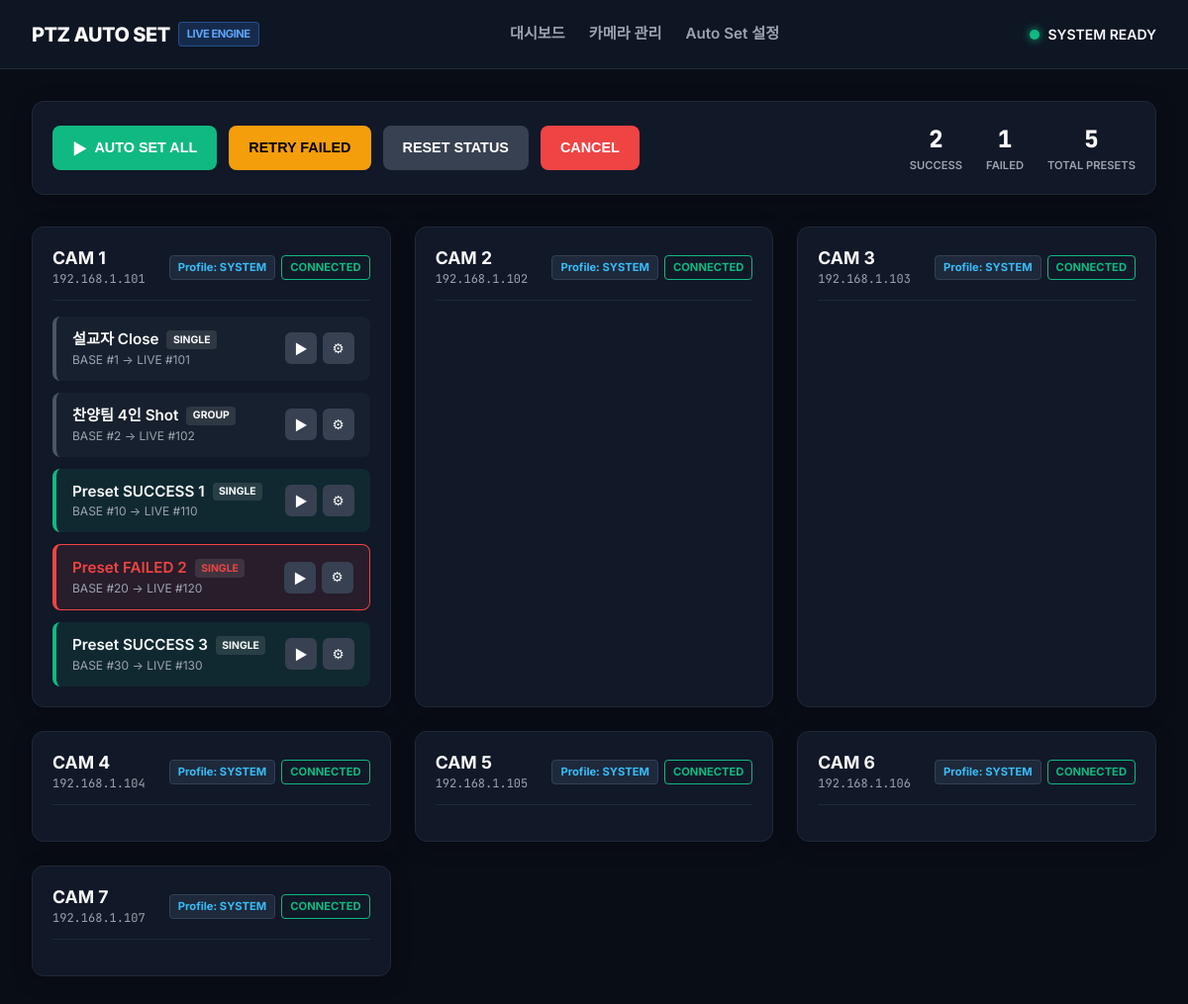
The page / on the database its author committed.
### tables this page shows
CREATE TABLE cameras (
        id INTEGER PRIMARY KEY AUTOINCREMENT,
        name TEXT NOT NULL,
        ip_address TEXT NOT NULL,
        visca_port INTEGER DEFAULT 52381,
        visca_protocol TEXT DEFAULT 'UDP',
        rtsp_url TEXT NOT NULL,
        enabled BOOLEAN DEFAULT 1,
        connection_status TEXT DEFAULT 'DISCONNECTED',
        created_at DATETIME DEFAULT CURRENT_TIMESTAMP,
        updated_at DATETIME DEFAULT CURRENT_TIMESTAMP
    , rtsp_username TEXT, rtsp_password TEXT);

CREATE TABLE presets (
        id INTEGER PRIMARY KEY AUTOINCREMENT,
        camera_id INTEGER NOT NULL,
        name TEXT NOT NULL,
        description TEXT,
        
        base_preset_no INTEGER NOT NULL,
        live_preset_no INTEGER NOT NULL,
        auto_set_enabled BOOLEAN DEFAULT 1,
        
        target_mode TEXT DEFAULT 'SINGLE',
        vertical_metric TEXT DEFAULT 'EYE_Y',
        scale_metric TEXT DEFAULT 'PERSON_HEIGHT',
        person_count_policy TEXT DEFAULT 'FLEXIBLE',
        
        expected_person_count INTEGER NULL,
        minimum_person_count INTEGER NULL,
        maximum_person_count INTEGER NULL,
        
        roi_x1 REAL DEFAULT 0.0,
        roi_y1 REAL DEFAULT 0.0,
        roi_x2 REAL DEFAULT 1.0,
        roi_y2 REAL DEFAULT 1.0,
        
        target_x REAL DEFAULT 0.5,
        target_y REAL DEFAULT 0.3,
        target_scale REAL DEFAULT 0.6,
        
        pan_limit REAL DEFAULT 5.0,
        tilt_limit REAL DEFAULT 4.0,
        zoom_limit REAL DEFAULT 10.0,
        
        detection_confidence REAL DEFAULT 0.6,
        stable_frames INTEGER DEFAULT 10,
        timeout_sec INTEGER DEFAULT 15,
        
        sort_order INTEGER DEFAULT 0,
        
        last_auto_set_status TEXT DEFAULT 'READY',
        last_auto_set_time DATETIME,
        last_error TEXT,
        
        created_at DATETIME DEFAULT CURRENT_TIMESTAMP,
        updated_at DATETIME DEFAULT CURRENT_TIMESTAMP,
        
        FOREIGN KEY (camera_id) REFERENCES cameras(id) ON DELETE CASCADE,
        UNIQUE(camera_id, base_preset_no),
        UNIQUE(camera_id, live_preset_no)
    );

### app/routes/dashboard.py (the view)
@router.get("/")
def render_dashboard(request: Request):
    conn = get_db_connection()
    cursor = conn.cursor()
    cursor.execute("SELECT * FROM cameras ORDER BY id ASC")
    cameras = [dict(r) for r in cursor.fetchall()]
    cursor.execute("SELECT p.*, c.name as camera_name FROM presets p JOIN cameras c ON p.camera_id = c.id ORDER BY c.id ASC, p.sort_order ASC")
    presets = [dict(r) for r in cursor.fetchall()]
    conn.close()
    for c in cameras:
        c["rtsp_url_masked"] = camera_health_service.mask_rtsp_url(c["rtsp_url"])
        eff = autoset_settings_service.get_effective_settings(c["id"])
        c["profile_scope"] = eff.scope_resolved
    for p in presets:
        eff_p = autoset_settings_service.get_effective_settings(p["camera_id"], p["id"])
        p["profile_scope"] = eff_p.scope_resolved
    return templates.TemplateResponse(
        "dashboard.html",
        {"request": request, "cameras": cameras, "presets": presets, "app_name": settings.APP_NAME}
    )

### app/templates/dashboard.html (shortened to what this page needs)
{% extends "base.html" %}
{% block content %}
<div class="dashboard-container">
    <div class="toolbar-panel card">
        <div class="action-buttons">
            <button class="btn btn-success btn-lg" onclick="triggerAutoSetAll()">
                <span class="icon">▶</span> AUTO SET ALL
            </button>
            <button class="btn btn-warning btn-lg" onclick="triggerRetryFailed()">
                RETRY FAILED
            </button>
            <button class="btn btn-secondary btn-lg" onclick="resetUIStatus()">
                RESET STATUS
            </button>
            <button class="btn btn-danger btn-lg" onclick="triggerCancel()">
                CANCEL
            </button>
        </div>
        <div class="summary-counters">
            <div class="counter-item success">
                <span class="count-val" id="successCount">0</span>
                <span class="count-label">SUCCESS</span>
            </div>
            <div class="counter-item failed">
                <span class="count-val" id="failedCount">0</span>
                <span class="count-label">FAILED</span>
            </div>
            <div class="counter-item ready">
                <span class="count-val" id="totalCount">{{ presets|length }}</span>
                <span class="count-label">TOTAL PRESETS</span>
            </div>
        </div>
    </div>
    <div class="cameras-grid">
        {% for camera in cameras %}
        <div class="camera-card card" id="cameraCard-{{ camera.id }}">
            <div class="camera-card-header">
                <div style="display: flex; flex-direction: column; gap: 2px;">
                    <h3 class="camera-name" style="margin: 0; line-height: 1.2;">{{ camera.name }}</h3>
                    <span class="camera-ip" style="font-size: 0.75rem;">{{ camera.ip_address }}</span>
                </div>
                <div style="display: flex; align-items: center; gap: 6px; flex-wrap: wrap; justify-content: flex-end;">
                    <span class="badge" style="background: #1e293b; color: #38bdf8; border: 1px solid #334155; font-size: 0.7rem;">Profile: {{ camera.profile_scope }}</span>
                    <span class="badge badge-outline" id="camStatusBadge-{{ camera.id }}">CONNECTED</span>
                </div>
            </div>
            <div class="preset-list">
                {% for preset in presets %}
                {% if preset.camera_id == camera.id %}
                <div class="preset-item status-{{ preset.last_auto_set_status|lower }}" id="presetItem-{{ preset.id }}">
                    <div class="preset-info">
                        <div class="preset-title">
                            <span class="preset-name">{{ preset.name }}</span>
                            <span class="preset-mode-tag">{{ preset.target_mode }}</span>
                        </div>
                        <div class="preset-meta">
                            <span>BASE #{{ preset.base_preset_no }}</span> → <span>LIVE #{{ preset.live_preset_no
                                }}</span>
                        </div>
                    </div>
                    <div class="preset-actions">
                        <button class="btn-icon btn-run" title="개별 AutoSet"
                            onclick="triggerSinglePreset({{ preset.id }})">▶</button>
                        <a href="/roi-editor/{{ preset.id }}" class="btn-icon btn-edit" title="ROI 및 Target 설정">⚙</a>
                    </div>
                </div>
                {% endif %}
                {% endfor %}
            </div>
        </div>
        {% endfor %}
    </div>
</div>
{% endblock %}

### app/templates/base.html (shortened to what this page needs)
<!DOCTYPE html>
<html lang="ko">
<head>
    <link rel="stylesheet" href="/static/css/app.css">
</head>
<body>
    <div class="app-layout">
        <header class="app-header">
            <div class="brand">
                <h1>PTZ AUTO SET <span class="badge badge-primary">LIVE ENGINE</span></h1>
            </div>
            <nav class="nav-links">
                <a href="/" class="nav-link">대시보드</a>
                <a href="/cameras" class="nav-link">카메라 관리</a>
                <a href="/settings/auto-set" class="nav-link">Auto Set 설정</a>
            </nav>
            <div class="system-status" id="systemStatus">
                <span class="status-indicator ready"></span>
                <span class="status-text">SYSTEM READY</span>
            </div>
        </header>
        <main class="app-content">
            {% block content %}{% endblock %}
        </main>
    </div>
</body>
</html>

### rows shown on the page
cameras: name "CAM 1", ip_address "192.168.1.101", profile_scope "SYSTEM"
presets: name "설교자 Close", target_mode "SINGLE", base_preset_no "1", live_preset_no "101"
presets: name "찬양팀 4인 Shot", target_mode "GROUP", base_preset_no "2", live_preset_no "102"
presets: name "Preset SUCCESS 1", target_mode "SINGLE", base_preset_no "10", live_preset_no "110"
presets: name "Preset FAILED 2", target_mode "SINGLE", base_preset_no "20", live_preset_no "120"
presets: name "Preset SUCCESS 3", target_mode "SINGLE", base_preset_no "30", live_preset_no "130"
cameras: name "CAM 2", ip_address "192.168.1.102", profile_scope "SYSTEM"
cameras: name "CAM 3", ip_address "192.168.1.103", profile_scope "SYSTEM"
cameras: name "CAM 4", ip_address "192.168.1.104", profile_scope "SYSTEM"
cameras: name "CAM 5", ip_address "192.168.1.105", profile_scope "SYSTEM"
cameras: name "CAM 6", ip_address "192.168.1.106", profile_scope "SYSTEM"
cameras: name "CAM 7", ip_address "192.168.1.107", profile_scope "SYSTEM"

### other values the page prints
{{ presets|length }} "5"
